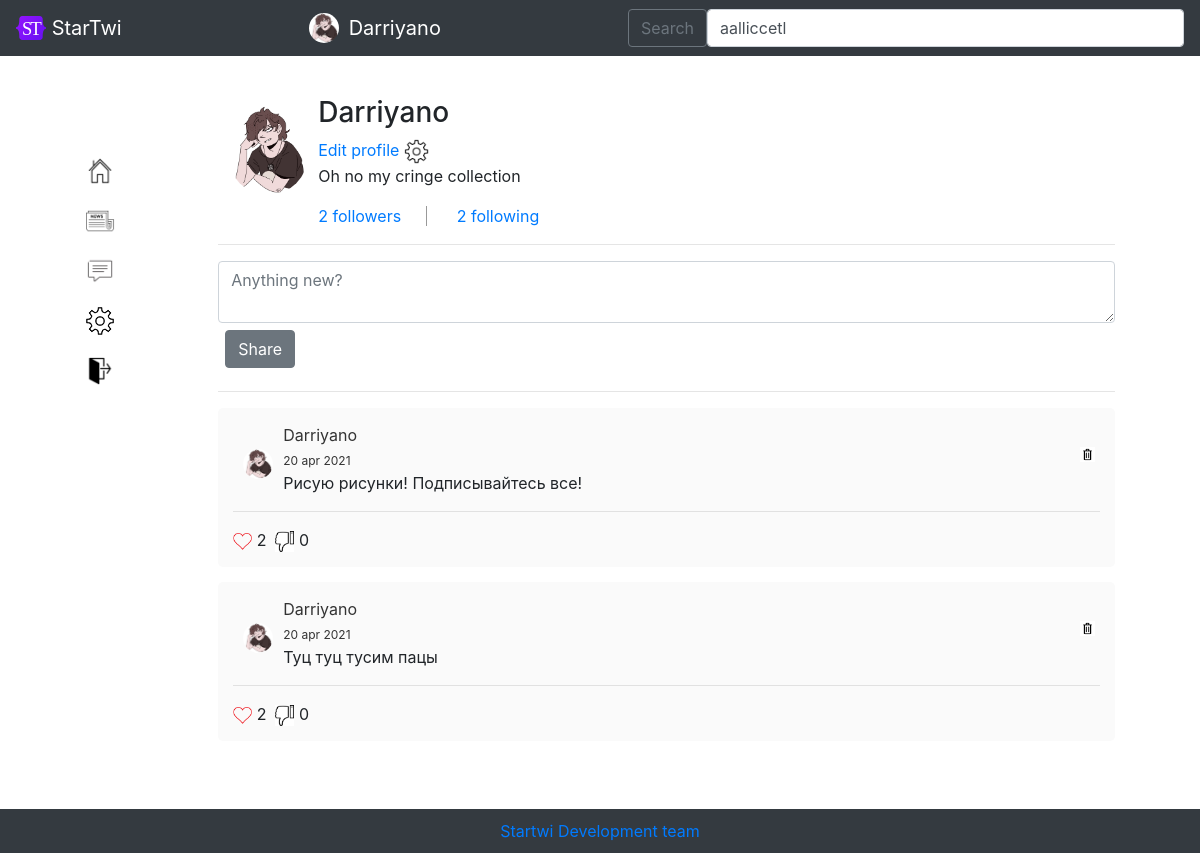
Page /account/Darriyano (signed in) on the committed database.
### data/users.py (models this page shows, shortened)
class User(SqlAlchemyBase, UserMixin):
    __tablename__ = 'users'
    id = sqlalchemy.Column(sqlalchemy.Integer, primary_key=True, autoincrement=True)
    username = sqlalchemy.Column(sqlalchemy.String, unique=True, nullable=True)
    year_of_birth = sqlalchemy.Column(sqlalchemy.Integer, nullable=True)
    month_of_birth = sqlalchemy.Column(sqlalchemy.Integer, nullable=True)
    day_of_birth = sqlalchemy.Column(sqlalchemy.Integer, nullable=True)
    country = sqlalchemy.Column(sqlalchemy.String, nullable=True)
    email = sqlalchemy.Column(sqlalchemy.String, unique=True, nullable=True)
    hashed_password = sqlalchemy.Column(sqlalchemy.String, nullable=True)
    modified_date = sqlalchemy.Column(sqlalchemy.DateTime, default=datetime.datetime.now())
    photo = sqlalchemy.Column(sqlalchemy.String, unique=True, nullable=True)
    about_me = sqlalchemy.Column(sqlalchemy.String, unique=True, nullable=True)
    followers = sqlalchemy.Column(sqlalchemy.String, nullable=True, default=' ')
    following = sqlalchemy.Column(sqlalchemy.String, nullable=True, default=' ')
    restrict = sqlalchemy.Column(sqlalchemy.Boolean, nullable=True, default=False)
    blacklist = sqlalchemy.Column(sqlalchemy.String, nullable=True, default=' ')

### data/news.py (models this page shows)
class News(SqlAlchemyBase):
    __tablename__ = 'news'
    id = sqlalchemy.Column(sqlalchemy.Integer, primary_key=True, autoincrement=True)
    user_id = sqlalchemy.Column(sqlalchemy.Integer, sqlalchemy.ForeignKey("users.id"))
    news_text = sqlalchemy.Column(sqlalchemy.String, nullable=True)
    creation_time = sqlalchemy.Column(sqlalchemy.DateTime, default=datetime.datetime.now())
    likes = sqlalchemy.Column(sqlalchemy.String, nullable=True, default=' ')
    dislikes = sqlalchemy.Column(sqlalchemy.String, nullable=True, default=' ')

### main.py (the view)
@app.route('/account/<username>', methods=['GET', 'POST'])
@login_required
def account(username):
    db_sess = db_session.create_session()
    user = db_sess.query(User).filter(User.username == username).first()
    newslist = db_sess.query(News).filter(News.user_id == user.id).all()
    if not user:
        abort(404)
    return render_template('account.html', title='', user=user, url_for=url_for,
                           userimg=url_for('static', filename='img/' + user.photo),
                           css_file=url_for('static', filename='css/style.css'),
                           userlist=get_userlist(), newslist=newslist[::-1],
                           str=str)

### data/db_session.py (called while the page is built)
def create_session() -> Session:
    global __factory
    return __factory()

### main.py (called while the page is built)
@login_manager.user_loader
def load_user(user_id):
    db_sess = db_session.create_session()
    return db_sess.query(User).get(user_id)

def get_userlist():
    return sorted(db_session.create_session().query(User).filter(User.username != current_user.username),
                  key=lambda x: [0 if str(x.id) in current_user.following.split(', ') else 1,
                                 - len(list(set(current_user.following.split(', ')) & set(
                                     x.following.split(', ')))),
                                 - len(list(set(current_user.followers.split(', ')) & set(
                                     x.followers.split(', ')))),
                                 x.username])

### templates/account.html (shortened to what this page needs)
{% extends "base_logged_in.html" %}
{% block content %}
<div class="block">
    <div class="user_information">
        <img src="{{ userimg }}" class="round">
        <h3>{{ user.username }}</h3>
        {% if user == current_user %}
            <a href="/editprofile" class="" style="text-decoration: none;">Edit profile</a>
            <a href="/account_settings/{{ current_user.username }}"><img src="{{ url_for('static', filename='img/settings.png') }}" width="25px"></a>
        {% endif %}
        <p>{{ user.about_me }}</p>
        {% if user != current_user and ((str(user.id) not in current_user.following.split(', ') and user.restrict == True) or (str(current_user.id) in user.blacklist.split(', '))) %}
            <p> {{ user.followers.split(', ') |length - 1}} followers   {{ user.following.split(', ') |length - 1}} following</p>
        {% else %}
            <a href="/followers/{{ user.username }}" style="text-decoration: none;" class="brright"> {{ user.followers.split(', ') | length - 1}} followers</a>
            <a href="/following/{{ user.username }}" style="text-decoration: none;"> {{ user.following.split(', ') | length - 1}} following</a>
        {% endif %}
    </div><hr>
    <div class="user_records">
        {% if user.id == current_user.id %}
            <form action="/add_news/account" method="post">
                <textarea name="text" class="form-control" placeholder="Anything new?"></textarea>
                <input type="submit" class="btn btn-secondary" style="margin: 7px;" value="Share">
            </form><hr>
        {% endif %}
        {% if user != current_user and str(user.id) not in current_user.following.split(', ') and user.restrict == True %}
            <div class="news">
                <p>This user decided to restrict access to his page. Subscribe to view.</p>
            </div>
        {% else %}
            {% if user != current_user and str(current_user.id) in user.blacklist.split(', ') %}
                <div class="news">
                    <p style="color: #828282" align="center">This user has added you to the blacklist.</p>
                </div>
            {% else %}
                {% if newslist | length != 0 %}
                    {% for news in newslist %}
                        <div class="news">
                            <a href="/account/{{ user.username }}" style="text-decoration: none;color: #333333">
                                <img src="{{ url_for('static', filename='img/' + user.photo) }}" class="icon" style="height: 30px; width: 30px;margin: 0px; margin-right: 10px; margin-top:3%;margin-left:10px;">
                                {{ user.username }}<br>
                                {% set month = ['jan', 'feb', 'mar', 'apr', 'may', 'jun', 'jul', 'aug', 'sep', 'oct', 'nov', 'dec'] %}
                                <span style="font-size:12px;">{{ news.creation_time.day }} {{ month[news.creation_time.month - 1] }} {{ news.creation_time.year }}</span>
                            </a>
                            {% if user.id == current_user.id %}
                                <a href="/delete_news/{{ news.id }}/account"><img src="{{ url_for('static', filename='img/delete-icon.jpg') }}" width="15" style="float:right; margin-right: 5px;"></a>
                            {% endif %}
                            <br>
                            <p>{{ news.news_text }}</p><hr>
                            {% if str(current_user.id) not in news.likes.split(', ') %}
                                <a href="/like/{{ news.id }}/account"><img src="{{ url_for('static', filename='img/no_like.png') }}" style="width: 19px;"></a>
                            {% else %}
                                <a href="/like/{{ news.id }}/account"><img src="{{ url_for('static', filename='img/like.png') }}" style="width: 19px;"></a>
                            {% endif %}
                            {{ news.likes.split(', ') | length - 1 }}&nbsp;
                            {% if str(current_user.id) not in news.dislikes.split(', ') %}
                    <a href="/dislike/{{ news.id }}/account"><img src="{{ url_for('static', filename='img/no-dislike.png') }}" style="width: 19px;"></a>
                {% else %}
                    <a href="/dislike/{{ news.id }}/account"><img src="{{ url_for('static', filename='img/ddislike.jpg') }}" style="width: 19px;"></a>
                {% endif %}
                {{ news.dislikes.split(', ') | length - 1 }}
                        </div>
                    {% endfor %}
                {% else %}
                    <div class="news">
                        <p style="color: #828282" align="center">There are no entries here yet...</p>
                    </div>
                {% endif %}
            {% endif %}
        {% endif %}
    </div>
</div>
{% endblock %}

### templates/base_logged_in.html (shortened to what this page needs)
<!DOCTYPE html>
<html lang="en">
<head>
    <link rel="stylesheet"
          href="https://stackpath.bootstrapcdn.com/bootstrap/4.4.1/css/bootstrap.min.css"
>
    <link href="http://rawgithub.com/indrimuska/jquery-editable-select/master/dist/jquery-editable-select.min.css" rel="stylesheet">
    <link rel="stylesheet" type="text/css" href={{ css_file }}>
</head>
<body>
    <header>
        <nav class="navbar navbar-dark bg-dark">
            <a class="navbar-brand" href="#">
                <img src="/static/img/startwi-logo.svg" alt="" width="30" height="24" class="d-inline-block align-text-top">
                StarTwi
            </a>
            <a href="/account/{{ current_user.username }}" style="text-decoration: none;" class="navbar-brand">
                <img src="{{ url_for('static', filename='img/' + current_user.photo) }}" alt="" width="30" height="30" class="icon" style="margin: 0px; margin-right: 10px;">
                {{ current_user.username }}</a>
            <form class="d-flex" method="post" id="sample_form" name="sample_form">
                <button class="btn btn-outline-secondary" type="submit" name="Save" id="save">Search</button>
                <select name="users" id="users" class="form-control me-2" type="search" placeholder="Search" aria-label="Search">
                    {% for found_user in userlist %}
                        {% if found_user %}
                            <option>{{ found_user.username }}</option>
                        {% endif %}
                    {% endfor %}
               </select>
      </form>
    </nav>
    </header>
    <main role="main" class="container">
        <div style="float:left;">
            <ul style="list-style-type: none;">
                <li><a href="/account/{{ current_user.username }}"><img src="{{ url_for('static', filename='img/home_icon.png') }}" style="width:30px; margin-top:60px;"></a></li>
                <li><a href="/newstape"><img src="{{ url_for('static', filename='img/news_icon.png') }}" style="width:30px; margin-top:20px;"></a></li>
                <li><a href="/chats"><img src="{{ url_for('static', filename='img/messenger_icon.png') }}" style="width:30px; margin-top:20px;"></a></li>
                <li><a href="/account_settings/{{ current_user.username }}"><img src="{{ url_for('static', filename='img/settings.png') }}" style="width:30px; margin-top:20px;"></a></li>
                <li><a href="/logout"><img src="{{ url_for('static', filename='img/exit-icon.png') }}" style="width:30px; margin-top:20px;"></a></li>
            </ul>
        </div>
        <div style="margin-left: 12%">
            {% block content %}{% endblock %}
        </div>
        <br><br><br>
          <div class="footer"><a href="mailto:dashastepanova1901@mail.ru">Startwi Development team</a>
  </div>
    </main>
</body>
</html>

### static/css/style.css (style rules this page uses)
.brright { border-right: 1px solid #999; margin-right: 25px; padding-right: 25px; }
.round { width: 80px; border-radius: 80px; float: left; margin: 10px; font-size: 27px; }
.block { margin: 40px; }
.icon { width: 30px; border-radius: 30px; float: left; margin: 20px; font-size: 27px; }
.news a { color: #081e45; }
.news { background-color: #fafafa; border-radius: 5px; padding: 15px; margin-bottom: 15px; }

### templates/base_logged_in.html (style rules this page uses)
.footer { position: fixed; left: 0; bottom: 0; padding: 10px; background: #343a40; color: #ffffff; width: 100%; text-align: center; }

### rows in the picture
User: photo (picture), username "Darriyano", about_me "Oh no my cringe collection"
News: photo (picture), creation_time.day "20", creation_time "apr", creation_time.year "2021", news_text "Рисую рисунки! Подписывайтесь все!", likes.split|length "2", dislikes.split|length "0"
News: photo (picture), creation_time.day "20", creation_time "apr", creation_time.year "2021", news_text "Туц туц тусим пацы", likes.split|length "2", dislikes.split|length "0"

### other values in the picture
{{ user.followers.split(', ') | length - 1 }} "2"
{{ user.following.split(', ') | length - 1 }} "2"
form field users "aalliccetl"
